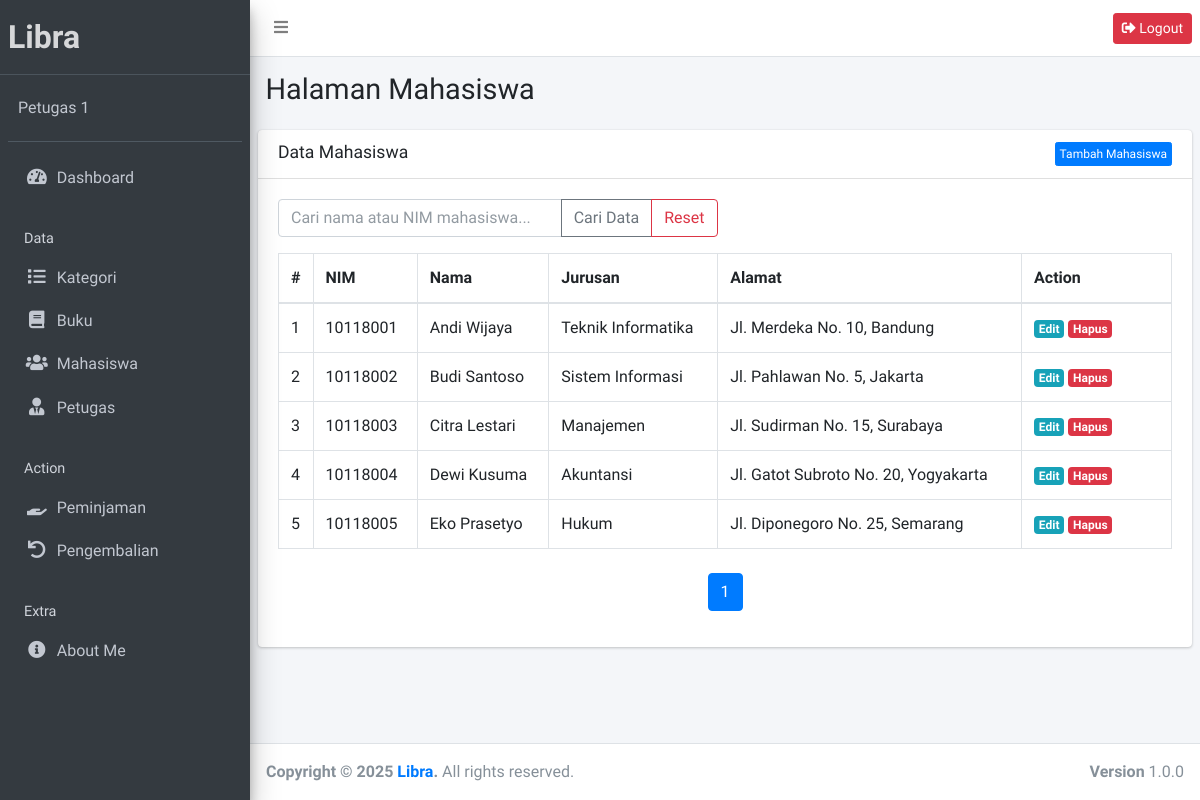
Before: /public/mahasiswa (signed in) with the older database file.
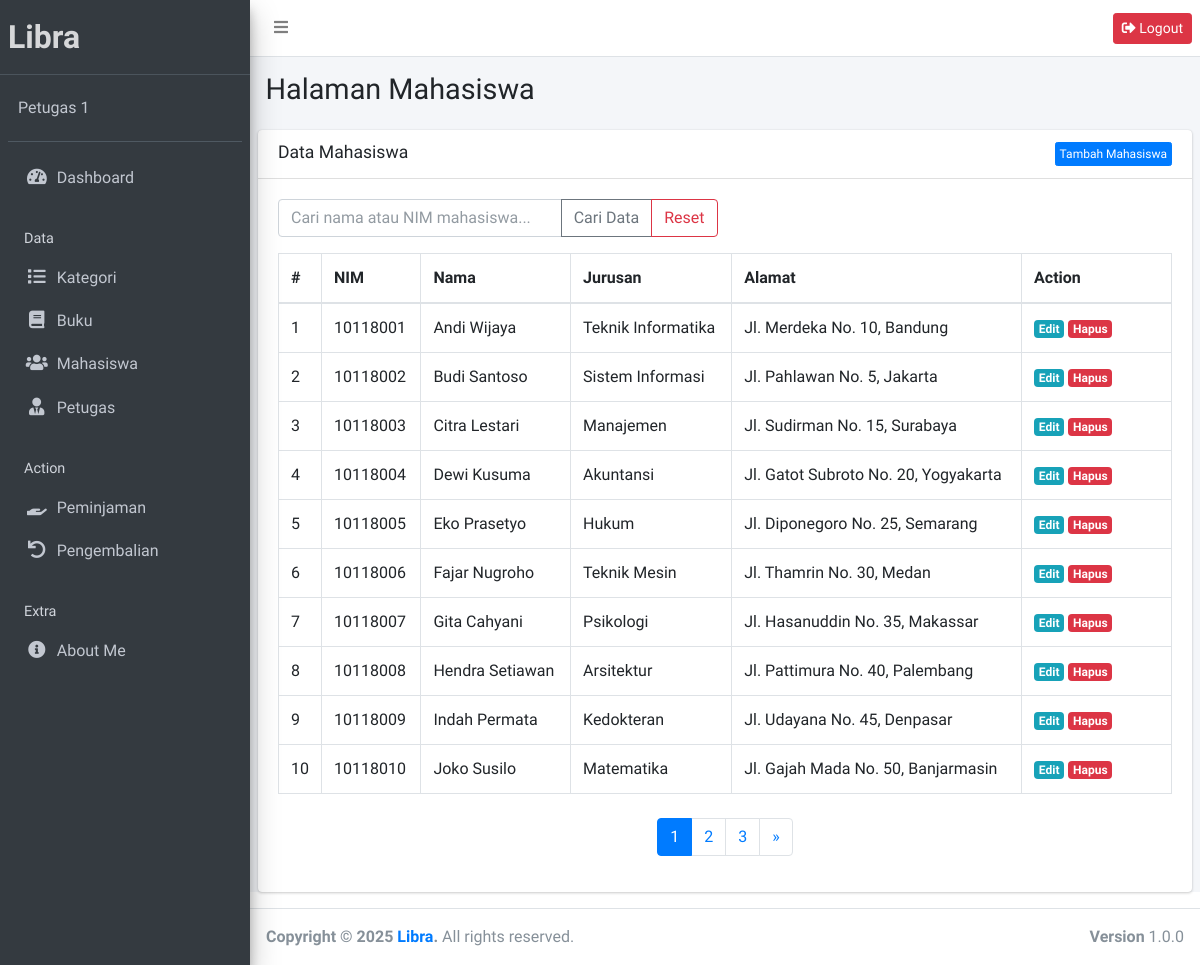
After: the same page with the newer database file.
### tables this page shows
CREATE TABLE `mahasiswa` (
  `id` int NOT NULL,
  `nim` varchar(20) NOT NULL,
  `nama` varchar(100) NOT NULL,
  `jurusan` varchar(50) NOT NULL,
  `alamat` text,
  `created_at` timestamp NULL DEFAULT CURRENT_TIMESTAMP
);

### app/controllers/Mahasiswa.php (called while the page is built, shortened)
<?php
class Mahasiswa extends Controller {
    public function index()
    {
        $data['title'] = 'Data Mahasiswa';
        $page = isset($_GET['page']) ? intval($_GET['page']) : 1;
        $limit = 10;
        $offset = ($page - 1) * $limit;
        $key = $_SESSION['search_key'] ?? '';
        if (!empty($key)) {
            $data['mahasiswa'] = $this->model('MahasiswaModel')->cariMahasiswaPagination($key, $limit, $offset);
            $totalData = $this->model('MahasiswaModel')->getJumlahCariMahasiswa($key);
        } else {
            $data['mahasiswa'] = $this->model('MahasiswaModel')->getMahasiswaPagination($limit, $offset);
            $totalData = $this->model('MahasiswaModel')->getJumlahMahasiswa();
        }
        $data['totalPages'] = ceil($totalData / $limit);
        $data['currentPage'] = $page;
        $data['key'] = $key;
        $this->view('templates/header', $data);
        $this->view('templates/sidebar', $data);
        $this->view('mahasiswa/index', $data);
        $this->view('templates/footer');
    }
}

### app/core/App.php (called while the page is built, shortened)
<?php
class App {
    protected $method = 'index';
    protected $params = [];
    public function __construct() {
        $this->controller = new $this->controller;
        call_user_func_array([$this->controller, $this->method], $this->params);
    }
}

### public/index.php (called while the page is built, shortened)
<?php
$app = new App;

### app/core/Database.php (called while the page is built, shortened)
<?php
class Database {
    private $host = DB_HOST;
    private $user = DB_USER;
    private $pass = DB_PASS;
    private $dbname = DB_NAME;
    private $dbh;
    private $stmt;
    public function __construct() {
        $dsn = "mysql:host={$this->host};dbname={$this->dbname}";
        $options = [
            PDO::ATTR_PERSISTENT => true,
            PDO::ATTR_ERRMODE => PDO::ERRMODE_EXCEPTION
        ];
        try {
            $this->dbh = new PDO($dsn, $this->user, $this->pass, $options);
        } catch (PDOException $e) {
            die("Koneksi gagal: " . $e->getMessage());
        }
    }
    public function query($sql) {
        $this->stmt = $this->dbh->prepare($sql);
    }
    public function bind($param, $value, $type = null) {
        if (is_null($type)) {
            switch (true) {
                case is_int($value):
                    $type = PDO::PARAM_INT;
                    break;
            }
        }
        $this->stmt->bindValue($param, $value, $type);
    }
    public function execute() {
        return $this->stmt->execute();
    }
    public function resultSet() {
        $this->execute();
        return $this->stmt->fetchAll(PDO::FETCH_ASSOC);
    }
}

### app/models/MahasiswaModel.php (called while the page is built, shortened)
<?php
class MahasiswaModel {
    private $table = 'mahasiswa';
    private $db;
    public function __construct()
    {
        $this->db = new Database;
    }
    public function getJumlahMahasiswa()
    {
        $this->db->query('SELECT COUNT(*) as jumlah FROM ' . $this->table);
        return $this->db->single()['jumlah'];
    }
    public function getMahasiswaPagination($limit, $offset)
    {
        $query = "SELECT * FROM " . $this->table . " LIMIT :limit OFFSET :offset";
        $this->db->query($query);
        $this->db->bind('limit', $limit);
        $this->db->bind('offset', $offset);
        return $this->db->resultSet();
    }
}

### app/views/mahasiswa/index.php (the view, shortened to what this page needs)
<div class="content-wrapper">
    <section class="content-header">
        <div class="container-fluid">
            <div class="row mb-2">
                <div class="col-sm-6">
                    <h1>Halaman Mahasiswa</h1>
                </div>
            </div>
        </div>
    </section>
    <section class="content">
        <div class="card">
            <div class="card-header">
                <h3 class="card-title"><?= htmlspecialchars($data['title']); ?></h3>
                <a href="<?= base_url; ?>/mahasiswa/tambah" class="btn float-right btn-xs btn btn-primary">Tambah Mahasiswa</a>
            </div>
            <div class="card-body">
                <form action="<?= base_url; ?>/mahasiswa/cari" method="post">
                    <div class="row mb-3">
                        <div class="col-lg-6">
                            <div class="input-group">
                                <input type="text" class="form-control" placeholder="Cari nama atau NIM mahasiswa..." name="key" autocomplete="off" required>
                                <div class="input-group-append">
                                    <button class="btn btn-outline-secondary" type="submit">Cari Data</button>
                                    <a class="btn btn-outline-danger" href="<?= base_url; ?>/mahasiswa/reset">Reset</a>
                                </div>
                            </div>
                        </div>
                    </div>
                </form>
                <table class="table table-bordered">
                    <thead>
                        <tr>
                            <th style="width: 10px">#</th>
                            <th>NIM</th>
                            <th>Nama</th>
                            <th>Jurusan</th>
                            <th>Alamat</th>
                            <th style="width: 150px">Action</th>
                        </tr>
                    </thead>
                    <tbody>
                        <?php $no = ($data['currentPage'] - 1) * 10 + 1; ?>
                        <?php foreach ($data['mahasiswa'] as $row) : ?>
                            <tr>
                                <td><?= $no; ?></td>
                                <td><?= htmlspecialchars($row['nim']); ?></td>
                                <td><?= htmlspecialchars($row['nama']); ?></td>
                                <td><?= htmlspecialchars($row['jurusan']); ?></td>
                                <td><?= htmlspecialchars($row['alamat']); ?></td>
                                <td>
                                    <a href="<?= base_url; ?>/mahasiswa/edit/<?= intval($row['id']); ?>" class="badge badge-info">Edit</a>
                                    <a href="#" class="badge badge-danger" data-toggle="modal" data-target="#hapusModal<?= intval($row['id']); ?>">Hapus</a>
                                </td>
                            </tr>
                            <?php $no++; endforeach; ?>
                    </tbody>
                </table>
                <nav aria-label="Page navigation" class="mt-4">
                    <ul class="pagination justify-content-center">
                        <?php if (isset($data['totalPages'])) : ?>
                            <?php for ($i = 1; $i <= $data['totalPages']; $i++) : ?>
                                <li class="page-item <?= (isset($data['currentPage']) && $i == $data['currentPage']) ? 'active' : ''; ?>">
                                    <a class="page-link" href="<?= base_url; ?>/mahasiswa?page=<?= $i; ?><?= isset($data['key']) ? '&key=' . urlencode($data['key']) : ''; ?>"><?= $i; ?></a>
                                </li>
                            <?php endfor; ?>
                        <?php endif; ?>
                        <?php if (isset($data['currentPage']) && isset($data['totalPages']) && $data['currentPage'] < $data['totalPages']) : ?>
                            <li class="page-item">
                                <a class="page-link" href="<?= base_url; ?>/mahasiswa?page=<?= $data['currentPage'] + 1; ?><?= isset($data['key']) ? '&key=' . urlencode($data['key']) : ''; ?>" aria-label="Next">
                                    <span aria-hidden="true">&raquo;</span>
                                </a>
                            </li>
                        <?php endif; ?>
                    </ul>
                </nav>
            </div>
        </div>
    </section>
</div>

### app/core/Controller.php (shortened to what this page needs)
<?php
class Controller {
    public function view($view, $data = []) {
        $viewPath = '../app/views/' . $view . '.php';
        if (file_exists($viewPath)) {
            require_once $viewPath;
        } else {
            die('View tidak ditemukan: ' . $view);
        }
    }
    public function model($model) {
        $modelPath = '../app/models/' . $model . '.php';
        if (file_exists($modelPath)) {
            return new $model;
        } else {
            die('Model tidak ditemukan: ' . $model);
        }
    }
}

### app/views/templates/header.php (shortened to what this page needs)
<!DOCTYPE html>
<html lang="en">
<head>
  <link rel="stylesheet" href="<?= base_url; ?>/plugins/fontawesome-free/css/all.min.css">
  <link rel="stylesheet" href="https://code.ionicframework.com/ionicons/2.0.1/css/ionicons.min.css">
  <link rel="stylesheet" href="<?= base_url; ?>/dist/css/adminlte.min.css">
</head>
<body class="hold-transition sidebar-mini">
<div class="wrapper">
  <nav class="main-header navbar navbar-expand navbar-white navbar-light">
    <ul class="navbar-nav">
      <li class="nav-item">
        <a class="nav-link" data-widget="pushmenu" href="#" role="button"><i class="fas fa-bars"></i></a>
      </li>
    </ul>
    <ul class="navbar-nav ml-auto">
      <li class="nav-item">
        <a href="#" class="btn btn-danger btn-sm" data-toggle="modal" data-target="#logoutModal">
          <i class="fas fa-sign-out-alt"></i> Logout
        </a>
      </li>
    </ul>
  </nav>

### app/views/templates/sidebar.php
<aside class="main-sidebar sidebar-dark-primary elevation-4">
  <a href="<?= base_url; ?>/home" class="brand-link">
    <span class="brand-text font-weight-bold text-xl">Libra</span>
  </a>
  <div class="sidebar">
    <div class="user-panel mt-3 pb-3 mb-3 d-flex">
      <div class="info">
        <a href="" class="d-block"><?= htmlspecialchars($_SESSION['nama'] ?? 'Guest', ENT_QUOTES, 'UTF-8'); ?></a>
      </div>
    </div>
    <nav class="mt-2">
      <ul class="nav nav-pills nav-sidebar flex-column" data-widget="treeview" role="menu" data-accordion="false">
        <li class="nav-item">
          <a href="<?= base_url; ?>/home" class="nav-link">
            <i class="nav-icon fas fa-tachometer-alt"></i>
            <p>Dashboard</p>
          </a>
        </li>
        <li class="nav-header">Data</li>
        <li class="nav-item">
          <a href="<?= base_url; ?>/kategori" class="nav-link">
            <i class="nav-icon fas fa-list"></i>
            <p>Kategori</p>
          </a>
        </li>
        <li class="nav-item">
          <a href="<?= base_url; ?>/buku" class="nav-link">
            <i class="nav-icon fas fa-book"></i>
            <p>Buku</p>
          </a>
        </li>
        <li class="nav-item">
          <a href="<?= base_url; ?>/mahasiswa" class="nav-link">
            <i class="nav-icon fas fa-users"></i>
            <p>Mahasiswa</p>
          </a>
        </li>
        <li class="nav-item">
          <a href="<?= base_url; ?>/petugas" class="nav-link">
            <i class="nav-icon fas fa-user-tie"></i>
            <p>Petugas</p>
          </a>
        </li>
        <li class="nav-header">Action</li>
        <li class="nav-item">
          <a href="<?= base_url; ?>/peminjaman" class="nav-link">
            <i class="nav-icon fas fa-hand-holding"></i>
            <p>Peminjaman</p>
          </a>
        </li>
        <li class="nav-item">
          <a href="<?= base_url; ?>/pengembalian" class="nav-link">
            <i class="nav-icon fas fa-undo"></i>
            <p>Pengembalian</p>
          </a>
        </li>
        <li class="nav-header">Extra</li>
        <li class="nav-item">
          <a href="<?= base_url; ?>/about" class="nav-link">
            <i class="nav-icon fas fa-info-circle"></i>
            <p>About Me</p>
          </a>
        </li>
      </ul>
    </nav>
  </div>
</aside>

### app/views/templates/footer.php (shortened to what this page needs)
<footer class="main-footer">
    <div class="float-right d-none d-sm-block">
      <b>Version</b> 1.0.0
    </div>
    <strong>Copyright &copy; 2025 <a href="">Libra</a>.</strong> All rights reserved.
  </footer>
</div>
</body>
</html>

Changed rows visible on the page:
added mahasiswa: nim "10118006", nama "Fajar Nugroho", jurusan "Teknik Mesin", alamat "Jl. Thamrin No. 30, Medan"
added mahasiswa: nim "10118007", nama "Gita Cahyani", jurusan "Psikologi", alamat "Jl. Hasanuddin No. 35, Makassar"
added mahasiswa: nim "10118008", nama "Hendra Setiawan", jurusan "Arsitektur", alamat "Jl. Pattimura No. 40, Palembang"
added mahasiswa: nim "10118009", nama "Indah Permata", jurusan "Kedokteran", alamat "Jl. Udayana No. 45, Denpasar"
added mahasiswa: nim "10118010", nama "Joko Susilo", jurusan "Matematika", alamat "Jl. Gajah Mada No. 50, Banjarmasin"
Other visible differences:
new list line: "2"
new list line: "3"
